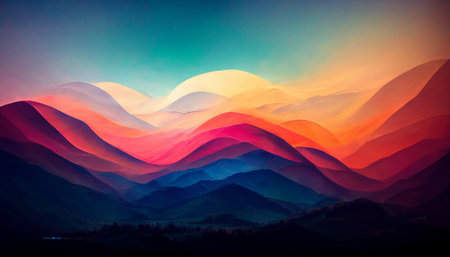
#> input picture Array/ex02/landscape.jpg, 450 x 257 px; the run also reads 1 picture not shown here
$ python test.py
#> lines starting #> are read from the running program, lines starting #| are printed output that depends on the picture
### Array/ex02/load_image.py
import numpy as np
from PIL import Image


def ft_load(path: str) -> np.ndarray:
    """
    ft_load(path: str) -> np.ndarray
    description:
        loads an image, prints its format,
        and displays its pixel content in RGB format.
    Args:
        - the path of an image
    Error:
        - if the path is wrong or the image can be open.
    Return:
        - array of every pixel with RGB
    """
#> called with path = 'landscape.jpg'
    try:
        img = Image.open(path)
#> img is the input picture: PIL image 450x257 RGB; mean R, G, B 98.7, 79.1, 89.1
        img_array = np.array(img)
        print(f"The shape of image is: {img_array.shape}")
#| The shape of image is: (257, 450, 3)
        ft_grey(img_array)
        return img_array

    except Exception as e:
        print(f"Error : {e}")


def ft_grey(array: np.ndarray) -> np.ndarray:
    """
    Show the grey layer of an RGB image.

    Args:
        array (np.ndarray): Input image as a NumPy array.

    Returns:
        np.ndarray: Image with just the grey color.
    """
    rows, columns, _ = array.shape
#> rows = 257; columns = 450
    img_grey = array.copy()
    for row in range(rows):
        for column in range(columns):
            red, green, blue = array[row, column]
            grey = 0.2989 * red + 0.5870 * green + 0.1140 * blue
            img_grey[row, column] = (grey, grey, grey)
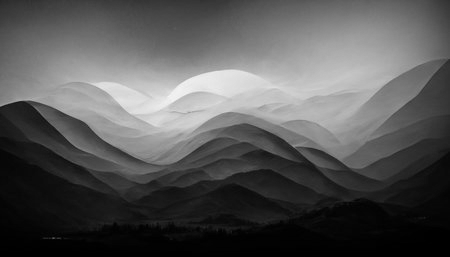
#> img_grey: shape (257, 450, 3); min 0, max 245, mean 85.6
    return img_grey

### Array/ex02/test.py
from load_image import ft_load

print(ft_load("landscape.jpg"))

print("\n\n\n\n")

print(ft_load("animal.jpeg"))
#> call 2 of ft_load, with path = 'animal.jpeg'
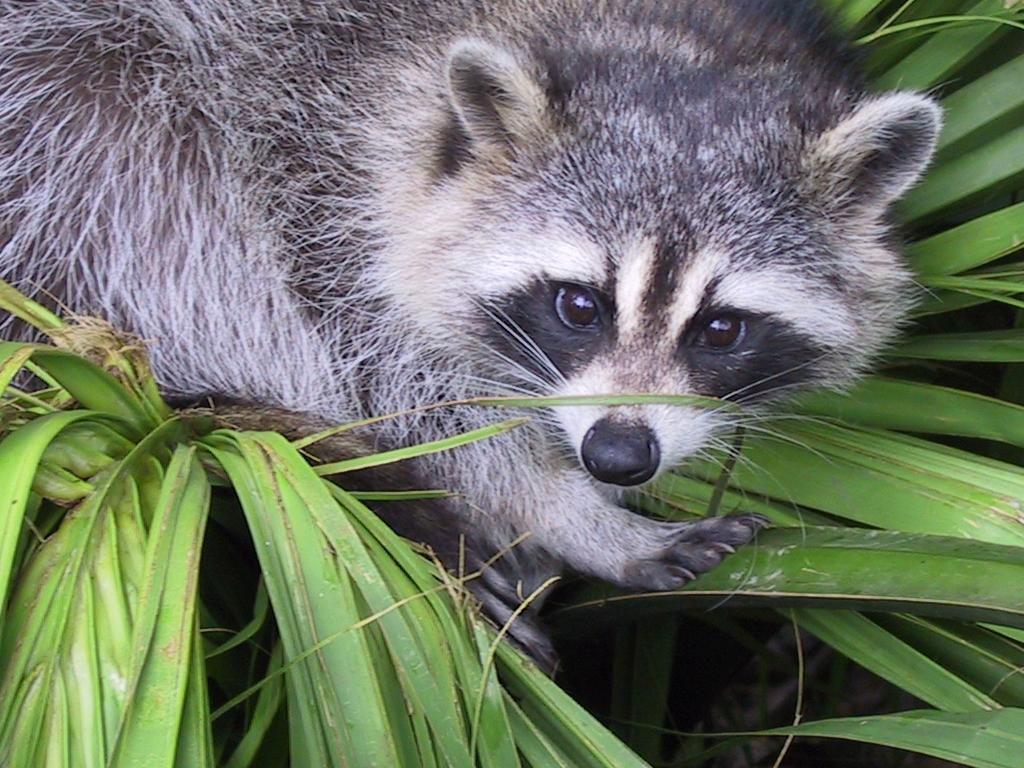
#> input picture Array/ex02/animal.jpeg, 1024 x 768 px
#> in ft_load, img is the input picture: PIL image 1024x768 RGB; mean R, G, B 110.7, 117.7, 102.1
#| The shape of image is: (768, 1024, 3)
#> after the loop in ft_grey (call 2), `for row in range(rows):`:
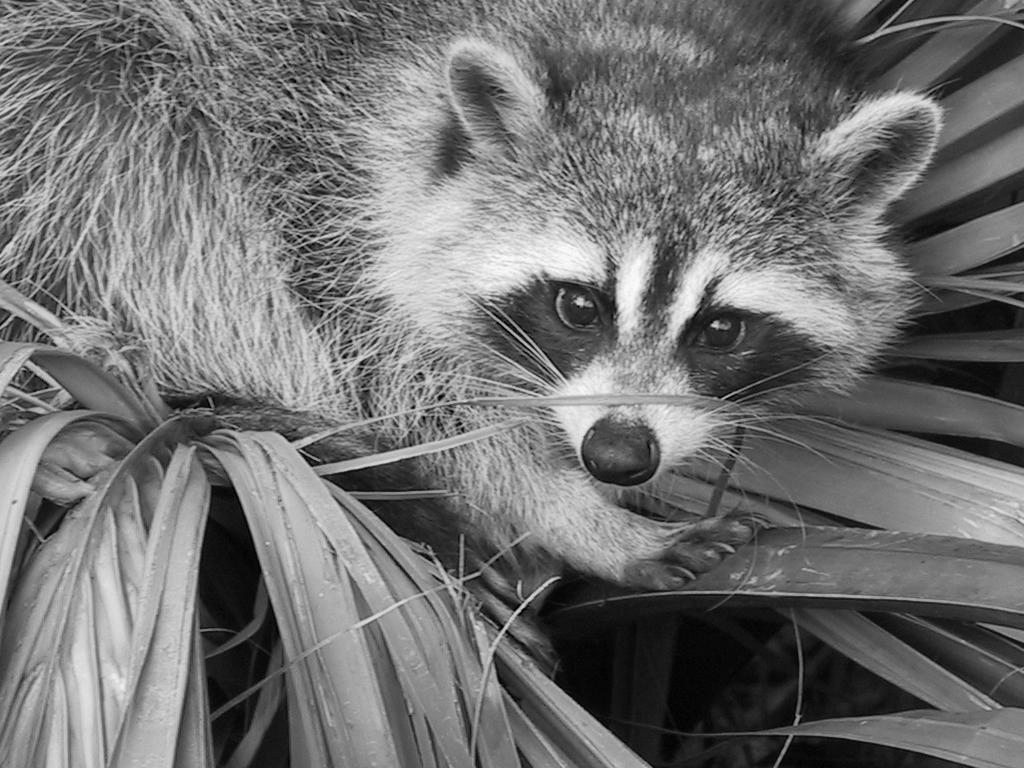
#> img_grey: shape (768, 1024, 3); min 0, max 253, mean 113.3

print("\n\n\n\n")

print(ft_load("Sef"))

print(ft_load("/arachnida/giphy.gif"))

print(ft_load("load_image.py"))

# $> python tester.py
# The shape of image is: (257, 450, 3)
# [[[19 42 83]
# [23 42 84]
# [28 43 84]
# ...
# [ 0 0 0]
# [ 1 1 1]
# [ 1 1 1]]]
